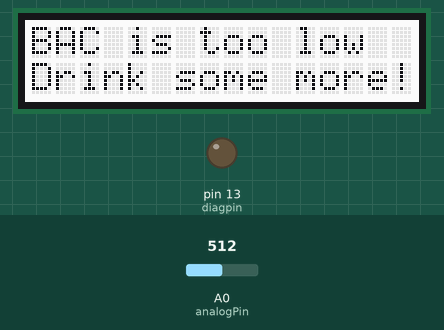
Recording of a sketch running on a simulated Arduino Uno, built with avr-gcc and run on an emulated ATmega328P. Parts: 16×2 character LCD, output pins drawn as LEDs (lit = HIGH). The test bench sets the inputs (shaded band); at power-on: A0 (analogPin) = 512.

Above: at 2.2 s.
2.3 s: A0 (analogPin) set to 739
3.8 s: A0 (analogPin) set to 768
At 4.4 s:
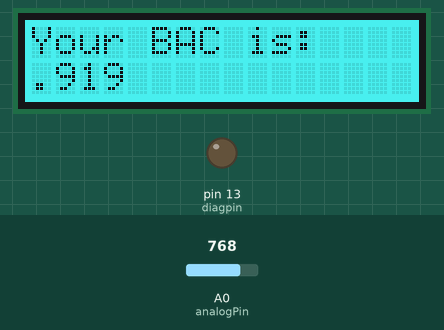
5.3 s: A0 (analogPin) set to 804
At 6.5 s:
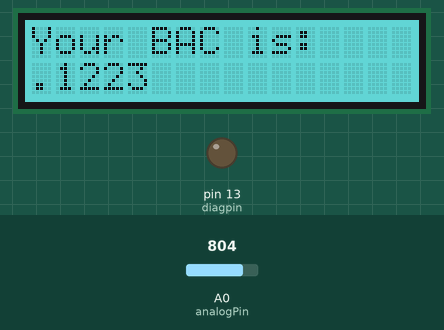
6.8 s: A0 (analogPin) set to 833
At 7.6 s:
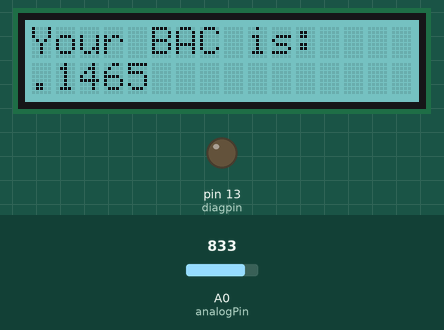
8.4 s: A0 (analogPin) set to 872
At 9.7 s:
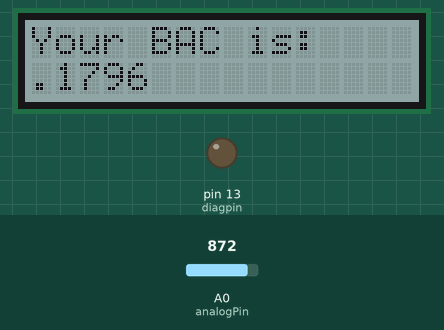
10.0 s: A0 (analogPin) set to 901
At 10.8 s:
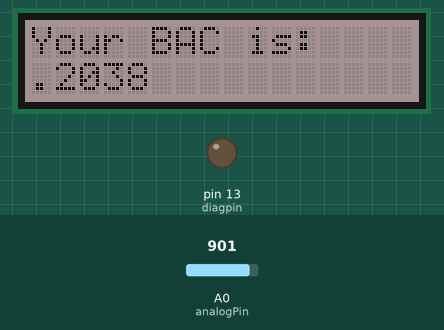
Timing chart, 0 to 12.6 s (numbered marks = the images above; inputs shaded):
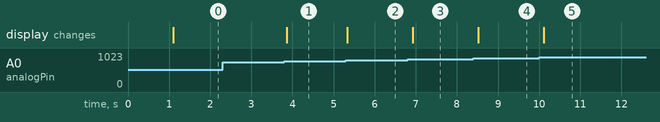

The sketch:

BAC.ino
```cpp
#include <Wire.h>
#include "rgb_lcd.h"

rgb_lcd lcd;

const int colorR = 255;
const int colorG = 255;
const int colorB = 255;
const int analogPin = 0;
int diagpin = 13;
int state = 0;      // the current state of the output pin
int reading;
int inpin=5;// the current reading from the input pin
int previous = 1;    // the previous reading from the input pin
long time = 0;         // the last time the output pin was toggled
long debounce = 200;   // the debounce time, increase if the output flickers
int loopEngaged = 0;

void setup()
{
  pinMode(diagpin, OUTPUT);
  pinMode(inpin, INPUT);
    // set up the LCD's number of columns and rows:
    lcd.begin(16, 2);

    lcd.setRGB(colorR, colorG, colorB);

    // Print a message to the LCD.

    lcd.print("BAC:");

    delay(1000);
}

void loop()
{
    // set the cursor to column 0, line 1
    // (note: line 1 is the second row, since counting begins with 0):
    lcd.setCursor(0, 1);
    int sensorReading = analogRead(analogPin);
        if (sensorReading > 750){
        int r,g,b;
        r = map(sensorReading,750,1024,0,255);
        g = map(sensorReading,750,1024,255,0);
        b = map(sensorReading,750,1024,255,0);
        lcd.setRGB(r, g, b);
        lcd.clear();
        unsigned int ppm = map(sensorReading, 750, 1024, 200 ,800);
        unsigned int bac = map (ppm, 200,800,10,50);
        //float BAC = ppm/2600;
        //int BAC = ppm;
        unsigned int BAC = ppm*100;
        unsigned int temp=BAC/26;
        lcd.setCursor(0, 0);
        lcd.print("Your BAC is:");
        lcd.setCursor(0,1);
        lcd.print(".");
        lcd.setCursor(1,1);
        lcd.print(temp);}
        //lcd.print(BAC);}
        else{
          lcd.clear();
          lcd.setRGB(255,255,255);
          lcd.print(
            "BAC is too low");
          lcd.setCursor(0,1);
          lcd.print("Drink some more!");

            //sensorReading);

        }

    delay(100);
}

/*********************************************************************************************************
  END FILE
*********************************************************************************************************/
```

Measured:
- the behaviour switches between 750 and 751 on A0 (analogPin) (found by bisection; images 0 and 1)
- the behaviour switches between 818 and 819 on A0 (analogPin) (found by bisection; images 2 and 3)
- the behaviour switches between 887 and 888 on A0 (analogPin) (found by bisection; images 4 and 5)
- after the input at 2.3 s, every drawn part: stays the same
- after the input at 3.8 s, the display: changes after 0.07 s (image 1)
- after the input at 5.3 s, the display: changes at once (image 2)
- after the input at 6.8 s, the display: changes after 0.12 s (image 3)
- after the input at 8.4 s, the display: changes after 0.12 s (image 4)
- after the input at 10.0 s, the display: changes after 0.11 s (image 5)
